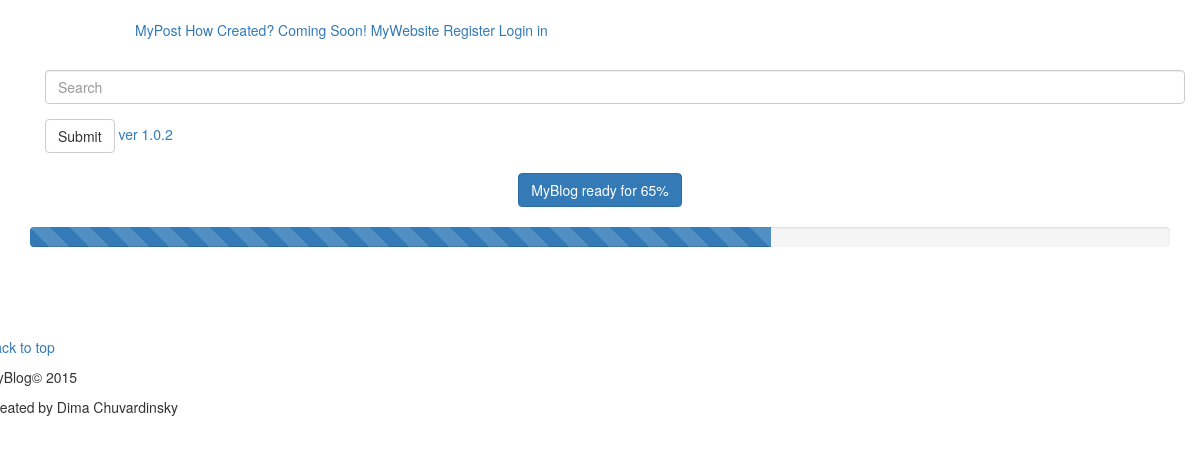
Before: /blog/ver/ with the older database file.
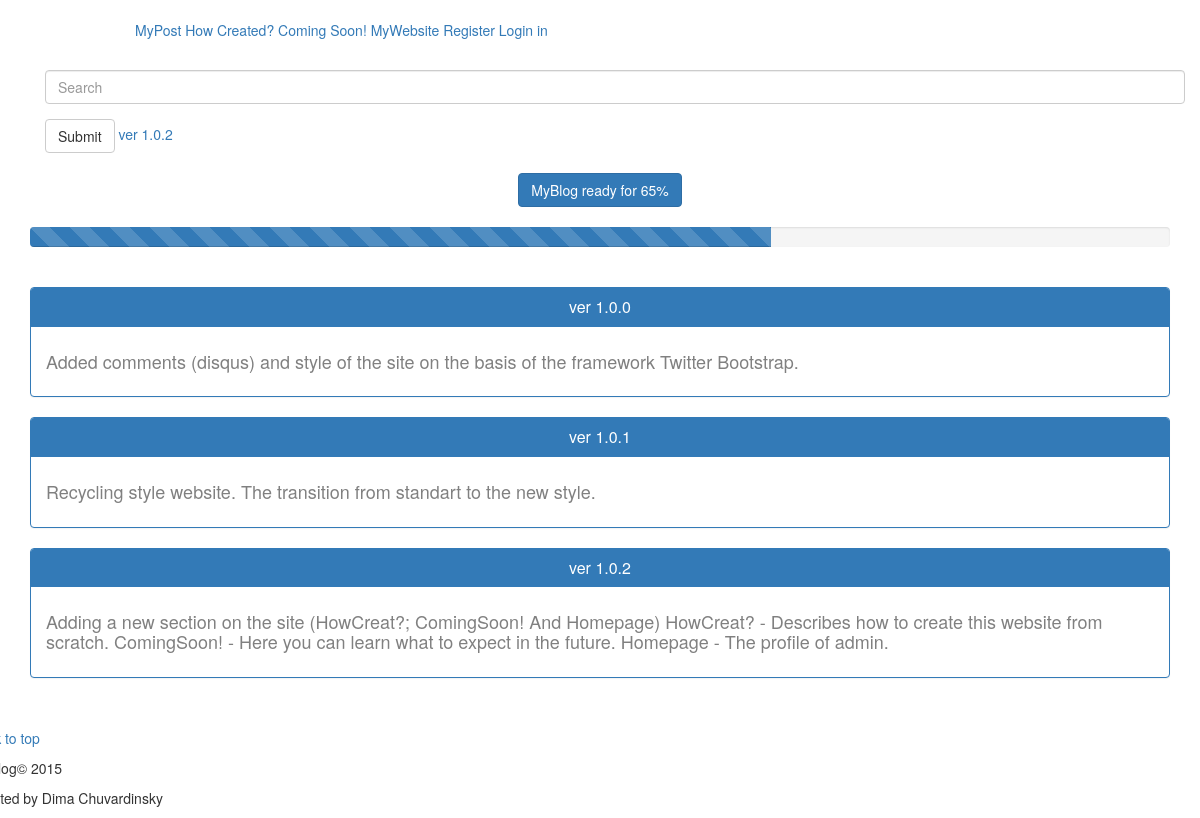
After: the same page with the newer database file.
### blog/models.py (models this page shows, shortened)
class Ver(models.Model):
    title = models.CharField(max_length=255)
    content = models.TextField(max_length=10000)

### blog/views.py (the view)
class VerListView(ListView):
   model =  Ver

### blog/templates/blog/ver_list.html (shortened to what this page needs)
{% extends 'blog/base.html' %}
{% block content %}
        <center><a href="{% url 'coming' %}" class="btn btn-primary btn-ln " role="button">MyBlog ready for 65%</a></center>
         <br>
        <div class="progress">
             <div class="progress-bar progress-bar-striped active"  role="progressbar" aria-valuenow="45" aria-valuemin="0" aria-valuemax="100" style="width: 65%">
            </div>
        </div>
        <br>
    {% for ver in object_list %}
<div class="panel panel-primary">
  <div class="panel-heading">
    <center><h2 class="panel-title"><a>{{ ver.title }}</a></h2></center>
  </div>
  <div class="panel-body">
  <h4 style="color:gray"> <p>{{ ver.content }}</p></h4>
  </div>
</div>
    {% empty %}
    <h3 style="color:black><p>No News</p></h3>
    {% endfor %}
      <div class="container">
    <link href="http://getbootstrap.com/dist/css/bootstrap.min.css" rel="stylesheet">
    <link href="http://getbootstrap.com/examples/carousel/carousel.css" rel="stylesheet">
              </div>
            <div class="container">
{% endblock %}

### blog/templates/blog/base.html (shortened to what this page needs)
<!DOCTYPE html>
<html lang="en"><head><meta http-equiv="Content-Type" content="text/html; charset=UTF-8">
    <link href="{{STATIC_URL}}bootstrap/css/bootstrap.min.css" rel="stylesheet">
    <link href="http://getbootstrap.com/examples/blog/blog.css" rel="stylesheet">
    <link href="http://getbootstrap.com/examples/carousel/carousel.css" rel="stylesheet">
  </head>
<body>
<div class="row">
  <div class="span9">
      <div class="container">
    <div class="blog-masthead navbar-static-top">
    <div class="blog-inner">
      <div class="container">
        <div class="blog-header">
            <a class="navbar-brand" style="color:white" href="{% url 'list' %}">MyBlog</a>
        </div>
        <nav class="blog-nav ">
            <a class="blog-nav-item " href="{% url 'list' %}">MyPost</a>
            <a class="blog-nav-item" href="{% url 'creat' %}">How Created?</a>
            <a class="blog-nav-item" href="{% url 'coming' %}">Coming Soon!</a>
            <a class="blog-nav-item" href="{% url 'home' %}">MyWebsite</a>
            <a class="blog-nav-item" href="#">Register</a>
            <a class="blog-nav-item" href="#">Login in</a>
            <form class="blog-nav-item" role="search">
            <div class="form-group">
            <input type="text" class="form-control" placeholder="Search">
            </div>
            </form>
            <a>
            <button type="submit" class="btn btn-default">Submit</button>
            </a>
                        <a class="blog-nav-item" href="{% url 'ver' %}"/>ver 1.0.2</a>
        </nav>
      </div>
      </div>
    </div>
     </div>
</div></div>
<div class="row">
  <div class="span9">
      <div class="container">
        {% block content %}{% endblock %}
</div></div>
</div>
<div class="row">
    <div class="span9">
<div class="text">
         <p><div>
        <footer class="blog-footer">
            <p>
                <a href="#">Back to top</a>
            </p>
          <p>
            MyBlog© 2015
          </p>
          <p>
            Created by Dima Chuvardinsky
          </p>
    </footer>
    </div></p>
  </div>
    </div>
</div>
</body>
</html>

Changed rows visible on the page:
added Ver: title "ver 1.0.0", content "Added comments (disqus) and style of the site on the basis of the framework Twitter Bootstrap."
added Ver: title "ver 1.0.1", content "Recycling style website. The transition from standart to the new style."
added Ver: title "ver 1.0.2", content "Adding a new section on the site (HowCreat?; ComingSoon! And Homepage) HowCreat? - Describes how to create this website from scratch. ComingSoon! - Here you can learn what to expect in the future. Homepage - The profile of admin."
